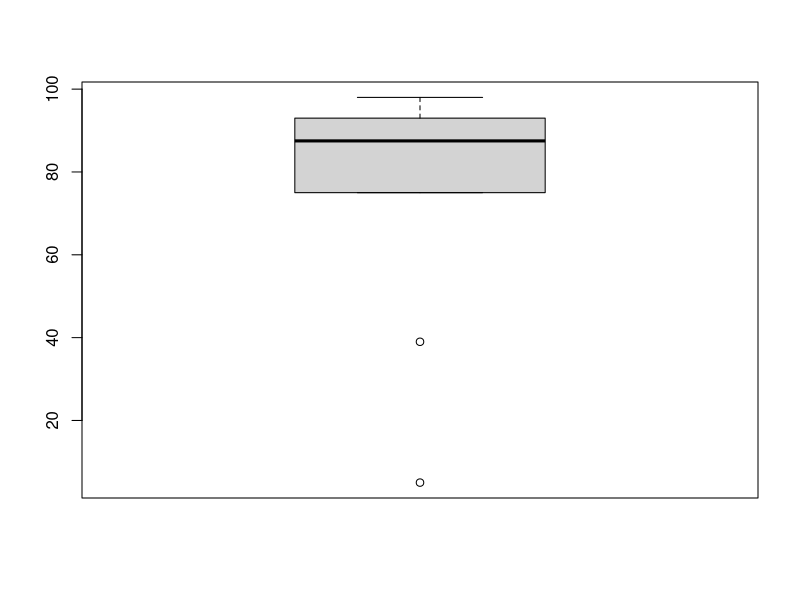
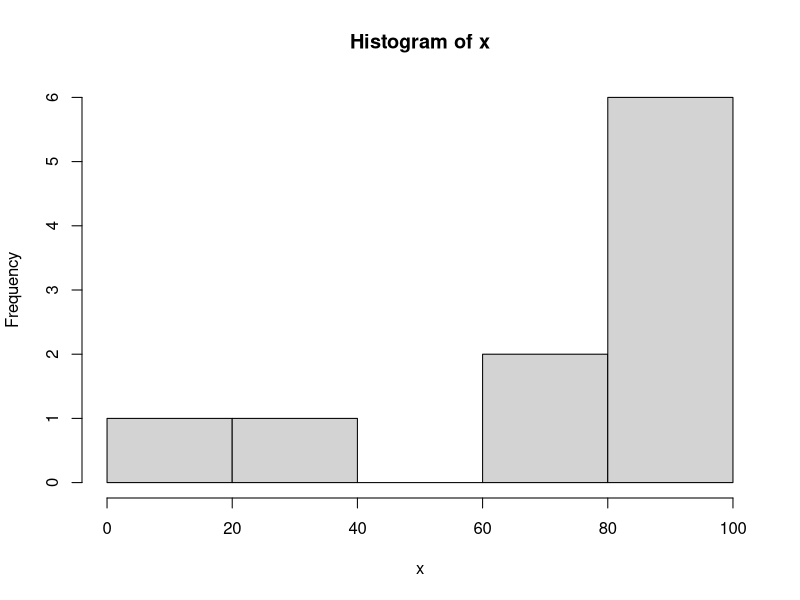
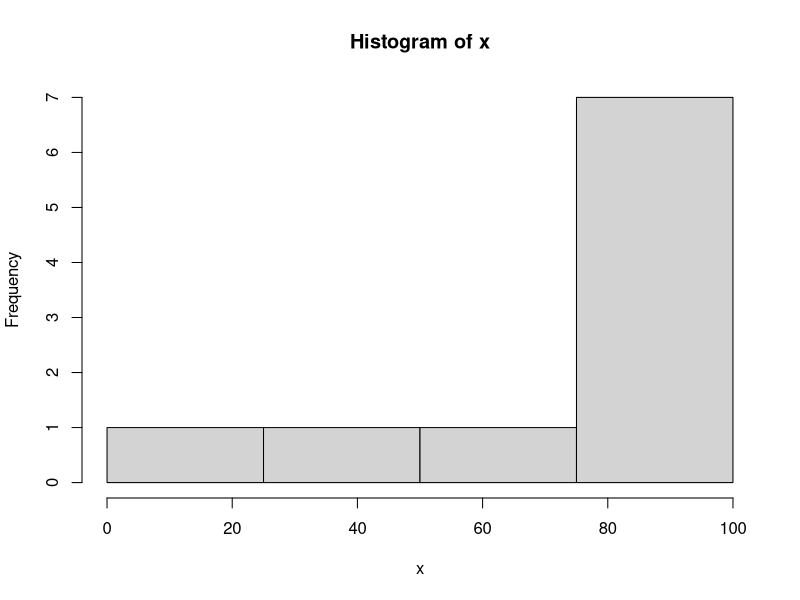

The R script that drew these images, in order:
#what is the area within [-1, 1] standard deviations? you are feeding it z-values

print(pnorm(1)) #not the right answer
print(pnorm(1) - pnorm(-1)) #this is how you do it. need to remove the left half

#what is the area within [-2, 2] standard deviations?

print(pnorm(2))
print(pnorm(2) - pnorm(-2))

#what is the area within [-3, 3] standard deviations?

print(pnorm(3))
print(pnorm(3) - pnorm(-3))

#qnorm() function will give me the z-value I need I just need to pick the percentage
#Find a 99% confidence interval for z if z ∼ N(0,1)
print(qnorm(0.99))

##############################
#how to create a boxplot in R
##############################
x <- c(5,39,75,79,85,90,91,93,93,98)
boxplot(x)

##############################
#how to create a histogram in R
##############################
hist(x)
hist(x, breaks=c(0,25,50,75,100))

##############################
#how to create anormal plot in R
##############################
nscores <- qnorm(seq(0.2,0.8,0.2))
print(nscores)
#the nscores vector gives me the z-values neeeded for the % I specified

##############################
#how to calc pvalue in R
##############################

#-4.03 is the lower bound of the z-value 
print(2 * pnorm(-4.03))
  